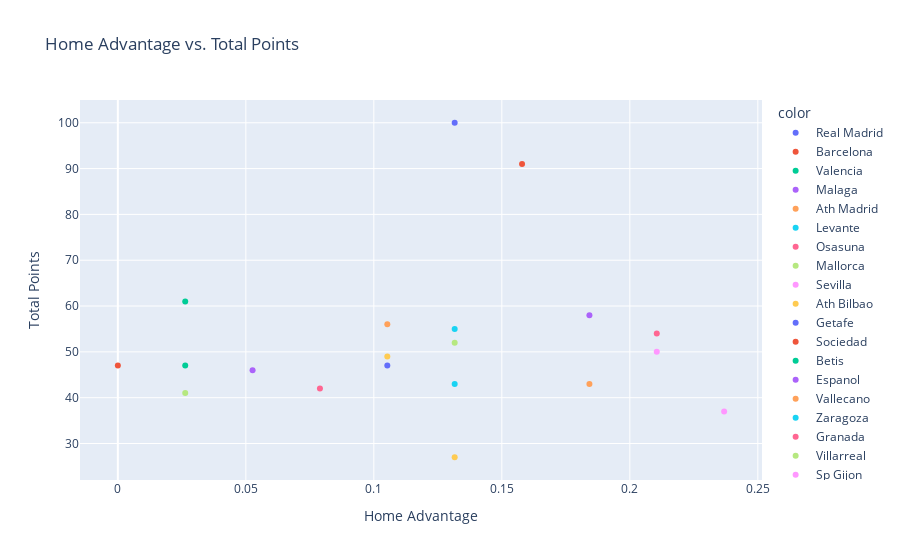

Here is the notebook cell this chart was saved with:
### Markdown cell above
The histogram shows that home advantage is normally distributed with a mean value of around 0.2. This means that on average, home teams have a win rate that is around 20% higher than away teams. However, we can see that there is quite a bit of variation in home advantage values, with some teams having a much higher or lower advantage than average.

Finally, let's plot a scatter plot of home advantage vs. points earned to investigate whether teams with a higher home advantage tend to earn more points.

### Code cell
# Calculate home advantage for each team
home_wins = df.groupby('HomeTeam')['FTR'].apply(lambda x: (x == 'H').sum())
away_wins = df.groupby('AwayTeam')['FTR'].apply(lambda x: (x == 'A').sum())
home_draws = df.groupby('HomeTeam')['FTR'].apply(lambda x: (x == 'D').sum())
away_draws = df.groupby('AwayTeam')['FTR'].apply(lambda x: (x == 'D').sum())
home_losses = df.groupby('HomeTeam')['FTR'].apply(lambda x: (x == 'A').sum())
away_losses = df.groupby('AwayTeam')['FTR'].apply(lambda x: (x == 'H').sum())
total_matches = home_wins + away_wins + home_draws + away_draws + home_losses + away_losses
home_advantage = (home_wins + home_draws) / (total_matches) - (away_wins + away_draws) / (total_matches)

# Calculate total points earned for each team
home_points = df.groupby('HomeTeam')['FTR'].apply(lambda x: (x == 'H').sum() * 3 + (x == 'D').sum())
away_points = df.groupby('AwayTeam')['FTR'].apply(lambda x: (x == 'A').sum() * 3 + (x == 'D').sum())
total_points = home_points.add(away_points, fill_value=0).sort_values(ascending=False)

# Plot scatter plot of home advantage vs. points earned
fig = px.scatter(x=home_advantage, y=total_points, color=total_points.index,
                 labels={'x': 'Home Advantage',
                         'y': 'Total Points'},
                 title='Home Advantage vs. Total Points')
fig.show()

### Figure 1 — Plotly figure (JSON) as saved in the notebook; plotly's stock layout.template omitted (floating-point values rounded to 4 significant figures)
{"data": [{"hovertemplate": "color=Real Madrid<br>Home Advantage=%{x}<br>Total Points=%{y}<extra></extra>", "legendgroup": "Real Madrid", "marker": {"color": "#636efa", "symbol": "circle"}, "mode": "markers", "name": "Real Madrid", "orientation": "v", "showlegend": true, "type": "scatter", "x": [0.1316], "xaxis": "x", "y": [100], "yaxis": "y"}, {"hovertemplate": "color=Barcelona<br>Home Advantage=%{x}<br>Total Points=%{y}<extra></extra>", "legendgroup": "Barcelona", "marker": {"color": "#EF553B", "symbol": "circle"}, "mode": "markers", "name": "Barcelona", "orientation": "v", "showlegend": true, "type": "scatter", "x": [0.1579], "xaxis": "x", "y": [91], "yaxis": "y"}, {"hovertemplate": "color=Valencia<br>Home Advantage=%{x}<br>Total Points=%{y}<extra></extra>", "legendgroup": "Valencia", "marker": {"color": "#00cc96", "symbol": "circle"}, "mode": "markers", "name": "Valencia", "orientation": "v", "showlegend": true, "type": "scatter", "x": [0.02632], "xaxis": "x", "y": [61], "yaxis": "y"}, {"hovertemplate": "color=Malaga<br>Home Advantage=%{x}<br>Total Points=%{y}<extra></extra>", "legendgroup": "Malaga", "marker": {"color": "#ab63fa", "symbol": "circle"}, "mode": "markers", "name": "Malaga", "orientation": "v", "showlegend": true, "type": "scatter", "x": [0.1842], "xaxis": "x", "y": [58], "yaxis": "y"}, {"hovertemplate": "color=Ath Madrid<br>Home Advantage=%{x}<br>Total Points=%{y}<extra></extra>", "legendgroup": "Ath Madrid", "marker": {"color": "#FFA15A", "symbol": "circle"}, "mode": "markers", "name": "Ath Madrid", "orientation": "v", "showlegend": true, "type": "scatter", "x": [0.1053], "xaxis": "x", "y": [56], "yaxis": "y"}, {"hovertemplate": "color=Levante<br>Home Advantage=%{x}<br>Total Points=%{y}<extra></extra>", "legendgroup": "Levante", "marker": {"color": "#19d3f3", "symbol": "circle"}, "mode": "markers", "name": "Levante", "orientation": "v", "showlegend": true, "type": "scatter", "x": [0.1316], "xaxis": "x", "y": [55], "yaxis": "y"}, {"hovertemplate": "color=Osasuna<br>Home Advantage=%{x}<br>Total Points=%{y}<extra></extra>", "legendgroup": "Osasuna", "marker": {"color": "#FF6692", "symbol": "circle"}, "mode": "markers", "name": "Osasuna", "orientation": "v", "showlegend": true, "type": "scatter", "x": [0.2105], "xaxis": "x", "y": [54], "yaxis": "y"}, {"hovertemplate": "color=Mallorca<br>Home Advantage=%{x}<br>Total Points=%{y}<extra></extra>", "legendgroup": "Mallorca", "marker": {"color": "#B6E880", "symbol": "circle"}, "mode": "markers", "name": "Mallorca", "orientation": "v", "showlegend": true, "type": "scatter", "x": [0.1316], "xaxis": "x", "y": [52], "yaxis": "y"}, {"hovertemplate": "color=Sevilla<br>Home Advantage=%{x}<br>Total Points=%{y}<extra></extra>", "legendgroup": "Sevilla", "marker": {"color": "#FF97FF", "symbol": "circle"}, "mode": "markers", "name": "Sevilla", "orientation": "v", "showlegend": true, "type": "scatter", "x": [0.2105], "xaxis": "x", "y": [50], "yaxis": "y"}, {"hovertemplate": "color=Ath Bilbao<br>Home Advantage=%{x}<br>Total Points=%{y}<extra></extra>", "legendgroup": "Ath Bilbao", "marker": {"color": "#FECB52", "symbol": "circle"}, "mode": "markers", "name": "Ath Bilbao", "orientation": "v", "showlegend": true, "type": "scatter", "x": [0.1053], "xaxis": "x", "y": [49], "yaxis": "y"}, {"hovertemplate": "color=Getafe<br>Home Advantage=%{x}<br>Total Points=%{y}<extra></extra>", "legendgroup": "Getafe", "marker": {"color": "#636efa", "symbol": "circle"}, "mode": "markers", "name": "Getafe", "orientation": "v", "showlegend": true, "type": "scatter", "x": [0.1053], "xaxis": "x", "y": [47], "yaxis": "y"}, {"hovertemplate": "color=Sociedad<br>Home Advantage=%{x}<br>Total Points=%{y}<extra></extra>", "legendgroup": "Sociedad", "marker": {"color": "#EF553B", "symbol": "circle"}, "mode": "markers", "name": "Sociedad", "orientation": "v", "showlegend": true, "type": "scatter", "x": [0], "xaxis": "x", "y": [47], "yaxis": "y"}, {"hovertemplate": "color=Betis<br>Home Advantage=%{x}<br>Total Points=%{y}<extra></extra>", "legendgroup": "Betis", "marker": {"color": "#00cc96", "symbol": "circle"}, "mode": "markers", "name": "Betis", "orientation": "v", "showlegend": true, "type": "scatter", "x": [0.02632], "xaxis": "x", "y": [47], "yaxis": "y"}, {"hovertemplate": "color=Espanol<br>Home Advantage=%{x}<br>Total Points=%{y}<extra></extra>", "legendgroup": "Espanol", "marker": {"color": "#ab63fa", "symbol": "circle"}, "mode": "markers", "name": "Espanol", "orientation": "v", "showlegend": true, "type": "scatter", "x": [0.05263], "xaxis": "x", "y": [46], "yaxis": "y"}, {"hovertemplate": "color=Vallecano<br>Home Advantage=%{x}<br>Total Points=%{y}<extra></extra>", "legendgroup": "Vallecano", "marker": {"color": "#FFA15A", "symbol": "circle"}, "mode": "markers", "name": "Vallecano", "orientation": "v", "showlegend": true, "type": "scatter", "x": [0.1842], "xaxis": "x", "y": [43], "yaxis": "y"}, {"hovertemplate": "color=Zaragoza<br>Home Advantage=%{x}<br>Total Points=%{y}<extra></extra>", "legendgroup": "Zaragoza", "marker": {"color": "#19d3f3", "symbol": "circle"}, "mode": "markers", "name": "Zaragoza", "orientation": "v", "showlegend": true, "type": "scatter", "x": [0.1316], "xaxis": "x", "y": [43], "yaxis": "y"}, {"hovertemplate": "color=Granada<br>Home Advantage=%{x}<br>Total Points=%{y}<extra></extra>", "legendgroup": "Granada", "marker": {"color": "#FF6692", "symbol": "circle"}, "mode": "markers", "name": "Granada", "orientation": "v", "showlegend": true, "type": "scatter", "x": [0.07895], "xaxis": "x", "y": [42], "yaxis": "y"}, {"hovertemplate": "color=Villarreal<br>Home Advantage=%{x}<br>Total Points=%{y}<extra></extra>", "legendgroup": "Villarreal", "marker": {"color": "#B6E880", "symbol": "circle"}, "mode": "markers", "name": "Villarreal", "orientation": "v", "showlegend": true, "type": "scatter", "x": [0.02632], "xaxis": "x", "y": [41], "yaxis": "y"}, {"hovertemplate": "color=Sp Gijon<br>Home Advantage=%{x}<br>Total Points=%{y}<extra></extra>", "legendgroup": "Sp Gijon", "marker": {"color": "#FF97FF", "symbol": "circle"}, "mode": "markers", "name": "Sp Gijon", "orientation": "v", "showlegend": true, "type": "scatter", "x": [0.2368], "xaxis": "x", "y": [37], "yaxis": "y"}, {"hovertemplate": "color=Santander<br>Home Advantage=%{x}<br>Total Points=%{y}<extra></extra>", "legendgroup": "Santander", "marker": {"color": "#FECB52", "symbol": "circle"}, "mode": "markers", "name": "Santander", "orientation": "v", "showlegend": true, "type": "scatter", "x": [0.1316], "xaxis": "x", "y": [27], "yaxis": "y"}], "layout": {"legend": {"title": {"text": "color"}, "tracegroupgap": 0}, "title": {"text": "Home Advantage vs. Total Points"}, "xaxis": {"anchor": "y", "domain": [0, 1], "title": {"text": "Home Advantage"}}, "yaxis": {"anchor": "x", "domain": [0, 1], "title": {"text": "Total Points"}}}}
